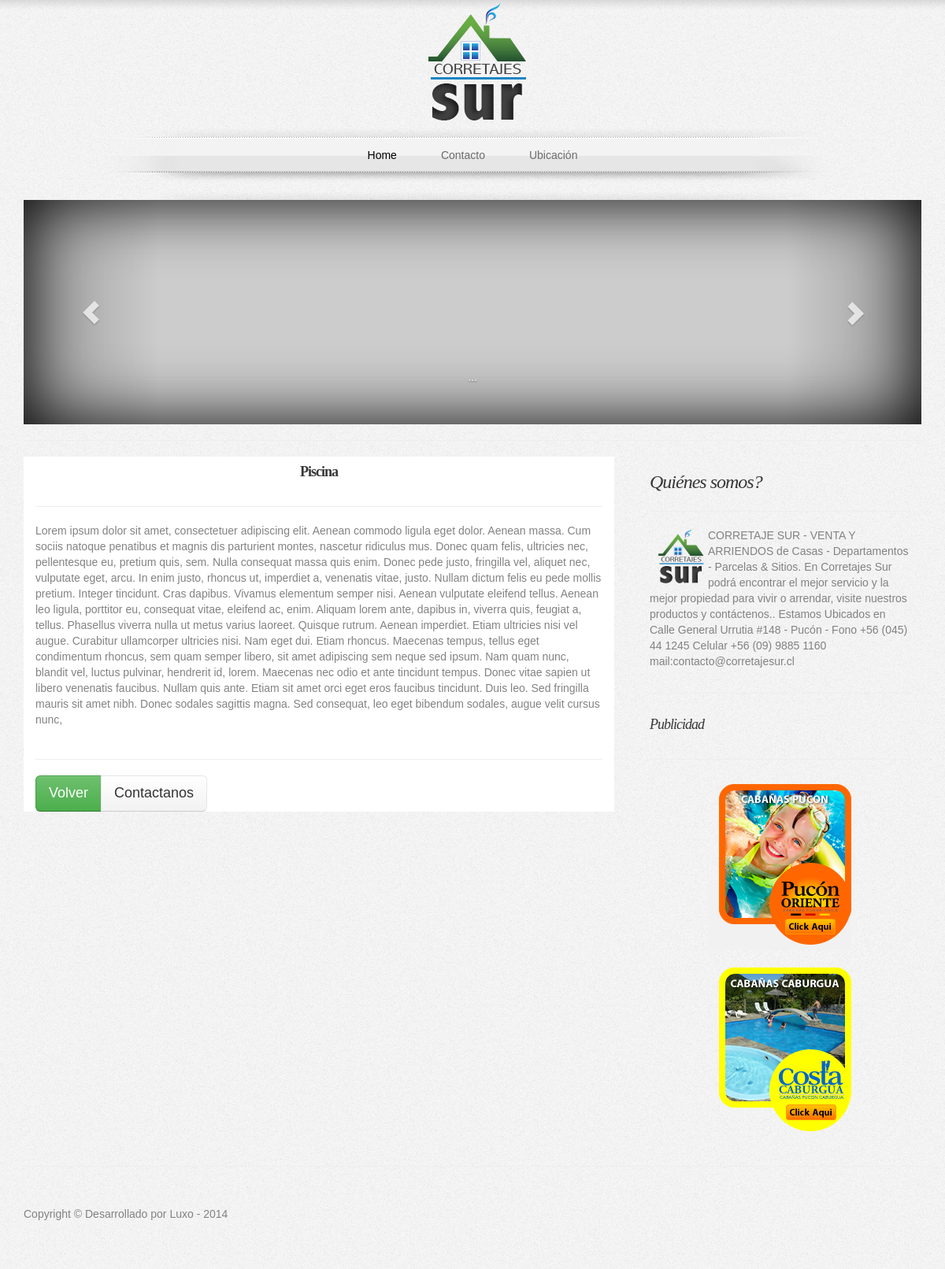
The app's page /fuentes/detalleActividad.php?id=22 with its own data.
### tables this page shows
create table TBL_ACTIVIDAD
(
   ID_ACTIVIDAD         int not null auto_increment,
   ID_TIPO_ACTIVIDAD    int,
   NOMBRE_ACTIVIDAD     varchar(100),
   RESUMEN              varchar(1000),
   DESCRIPCION          varchar(80000),
   IMAGEN_RESUMEN       varchar(300),
   IMAGEN_RESUMEN_CHICA varchar(300),
   URL_WEB              varchar(300),
   ACTIVA               bit,
   primary key (ID_ACTIVIDAD)
);

### fuentes/detalleActividad.php (the view, shortened to what this page needs)
<?php
include 'header.php';
$idActividad = $_GET["id"];
$obj = new Utilidades($V_HOST,$V_USER,$V_PASS,$V_BBDD);
$actividad = $obj->ObtenerActividad($idActividad);
?>
<div class="row">
	<div class="col-lg-12">
	<div id="carousel-example-generic" class="carousel slide" data-ride="carousel">
	  <div class="carousel-inner">
	    <?php
        echo $obj->GeneraGaleriaActividad($idActividad);
	    ?>
	  </div>
	  <a class="left carousel-control" href="#carousel-example-generic" role="button" data-slide="prev">
		<span class="glyphicon glyphicon-chevron-left"></span>
	  </a>
	  <a class="right carousel-control" href="#carousel-example-generic" role="button" data-slide="next">
		<span class="glyphicon glyphicon-chevron-right"></span>
	  </a>
	</div>
	</div>
</div>
<hr>
<div class="row">
	<div class="col-md-8">
		<div class="container-fluid">
			<div class="row">
				<div class="col-lg-12 col-md-12 col-sm-12 col-xs-12" id="divDetalle">
					<h4><p class="text-center"><strong><?php echo $actividad["NOMBRE_ACTIVIDAD"] ?></strong></p></h4>
					<hr>
					<?php echo $actividad["DESCRIPCION"] ?>
					<div>
					</div>
					<hr>
					<div class="btn-group btn-group-lg">
					  <button type="button" class="btn btn-success" onclick="volver();">Volver</button>
					  <button type="button" class="btn btn-default" onclick="irContacto();" >Contactanos</button>
					</div>
				</div>
			</div>
		</div>
	</div>
<?php
include 'publicidad.php';
?>
</div>
<?php
include 'footer.php';
?>

### fuentes/config/comunes.php (shortened to what this page needs)
<?php
class Utilidades
{
    private $V_HOST;
    private $V_USER;
    private $V_PASS;
    private $V_BBDD;
    function __construct($V_HOST="localhost", $V_USER="go-pucon", $V_PASS="go-pucon", $V_BBDD="go-pucon")
    {
        $this->V_HOST=$V_HOST;
        $this->V_USER=$V_USER;
        $this->V_PASS=$V_PASS;
        $this->V_BBDD=$V_BBDD;
    }
    public function GeneraGaleriaActividad($idActividad = "0") {
        $html  = "";
        $mySqli = new mysqli($this->V_HOST, $this->V_USER, $this->V_PASS, $this->V_BBDD);
        $query = "SELECT URL_IMAGEN, ES_PRINCIPAL
                  FROM TBL_IMAGEN WHERE ID_ACTIVIDAD = $idActividad";
		$mySqli->set_charset("utf8");
        $res = $mySqli -> query($query);
        if ($mySqli -> affected_rows > 0) {
            while ($row = $res -> fetch_assoc()) {
                if ($row["ES_PRINCIPAL"] == "1") {
                    $html .= "<div class=\"item shadow active\">";
                } else {
                    $html .= "<div class=\"item shadow\">";
                }
                $html .= "<img src=\"".$row["URL_IMAGEN"]."\" alt='' class='shadow_photo img-responsive'>";
                $html .= "</div>";
             }
        } else {
            $html  = "<div class=\"item shadow active\">
                      <img src=\"http://placehold.it/1200x300\" alt='' class='shadow_photo img-responsive'>
                      <div class=\"carousel-caption\">
                        ...
                      </div>
                    </div>";
        }
        return $html;
    }
    public function ObtenerActividad($idActividad = "0") {
        $mySqli = new mysqli($this->V_HOST, $this->V_USER, $this->V_PASS, $this->V_BBDD);
        $query = "SELECT ID_ACTIVIDAD, ID_TIPO_ACTIVIDAD, NOMBRE_ACTIVIDAD, RESUMEN, DESCRIPCION,
                         IMAGEN_RESUMEN, IMAGEN_RESUMEN_CHICA, URL_WEB
                  FROM TBL_ACTIVIDAD WHERE ID_ACTIVIDAD = $idActividad AND ACTIVA = 1";
        $mySqli->set_charset("utf8");
        $res = $mySqli -> query($query);
        if ($mySqli -> affected_rows > 0) {
            while ($row = $res -> fetch_assoc()) {
                return $row;
            }
        } else {
            return FALSE;
        }
    }
    public function GeneraPublicidad() {
        $html  = "";
        $mySqli = new mysqli($this->V_HOST, $this->V_USER, $this->V_PASS, $this->V_BBDD);
        $query = "SELECT URL_WEB, IMAGEN_RESUMEN
                  FROM TBL_ACTIVIDAD WHERE ID_TIPO_ACTIVIDAD = 2 OR ID_TIPO_ACTIVIDAD = 3";
        $mySqli->set_charset("utf8");
        $res = $mySqli -> query($query);
        if ($mySqli -> affected_rows > 0) {
            while ($row = $res -> fetch_assoc()) {
                $html .= "<div class=\"col-md-12\">";
                $html .= "<div class=\"text-center\" >";
                $html .= "<img src=\"".$row["IMAGEN_RESUMEN"]."\" alt='' onclick=\"irA('".$row["URL_WEB"]."');\">";
                $html .= "</div></div>";
                $html .= "<div class=\"col-md-12\">&nbsp;</div>";
            }
        }
        return $html;
    }
}
?>

### fuentes/css/heroic-features.css (style rules this page uses)
body { padding-top: 70px; }

### fuentes/css/styles.css (style rules this page uses)
h1, h2, h3, h4, h5, h6 { padding-bottom: 5px; color: #373737; letter-spacing: -1px; line-height: 1em; font-weight: normal; font-family: Georgia, serif; }

### fuentes/header.php (style rules this page uses)
body { font-family: 'Droid Sans', Arial, Verdana, sans-serif; color: #828282; background: #f6f6f6 url(css/imagenes/body-bg.jpg); padding-top:0px; margin-top: 0px; }
.shadow { box-shadow:inset 0px 0px 85px rgba(0,0,0,1); -webkit-box-shadow:inset 0px 0px 85px rgba(0,0,0,1); -moz-box-shadow:inset 0px 0px 85px rgba(0,0,0,1); }
img.shadow_photo { z-index: -1; position: relative; }

### fuentes/detalleActividad.php (style rules this page uses)
.carousel-inner img { height: 100%; width: 100%; }
#divDetalle { background-color: #FFFFFF; }

### records on screen
tbl_actividad: NOMBRE_ACTIVIDAD "Piscina", DESCRIPCION "Lorem ipsum dolor sit amet, consectetuer adipiscing elit. Aenean commodo ligula eget dolor. Aenean massa. Cum sociis natoque penatibus et magnis dis parturient montes, nascetur ridiculus mus. Donec quam felis, ultricies nec, pellentesque eu, pretium quis, sem. Nulla consequat massa quis enim. Donec pede justo, fringilla vel, aliquet nec, vulputate eget, arcu. In enim justo, rhoncus ut, imperdiet a, venenatis vitae, justo. Nullam dictum felis eu pede mollis pretium. Integer tincidunt. Cras dapibus. Vivamus elementum semper nisi. Aenean vulputate eleifend tellus. Aenean leo ligula, porttitor eu, consequat vitae, eleifend ac, enim. Aliquam lorem ante, dapibus in, viverra quis, feugiat a,…"
tbl_actividad: IMAGEN_RESUMEN (picture)
tbl_actividad: IMAGEN_RESUMEN (picture)
